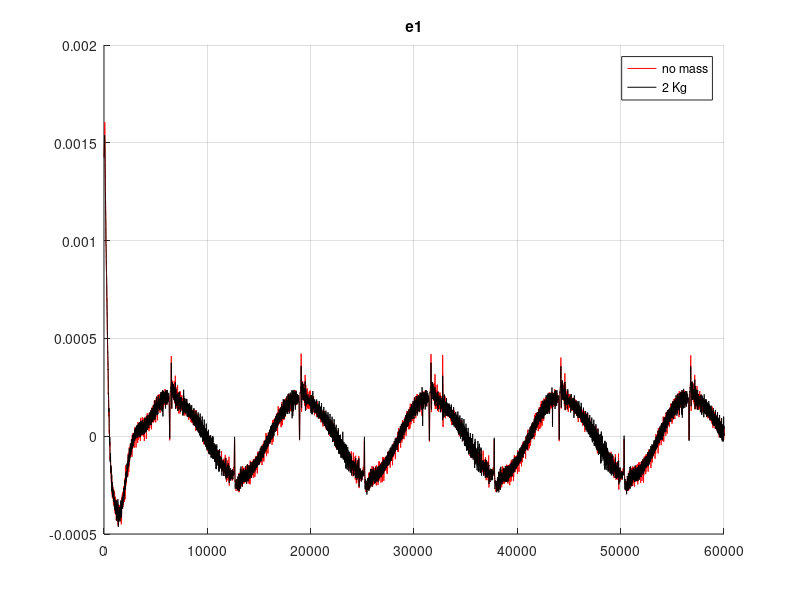
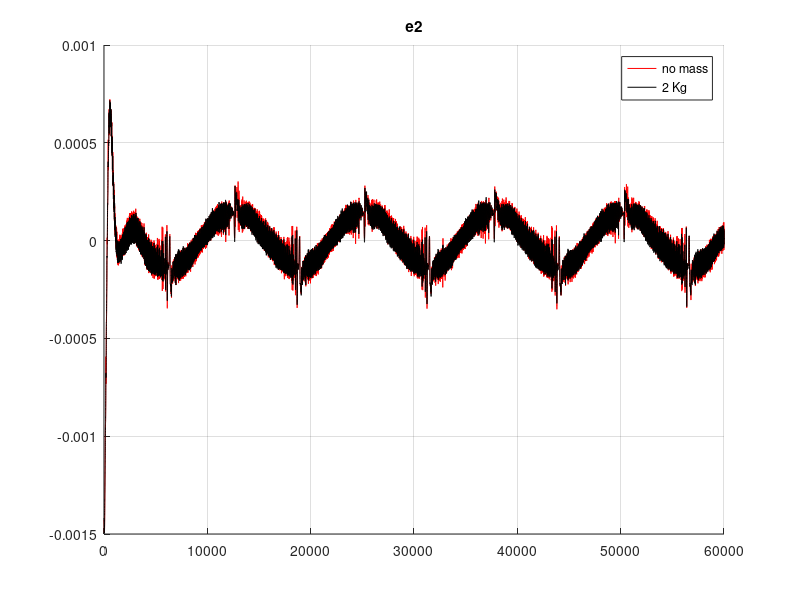

Write the MATLAB code that produced these figures, in order.
clc
clear
close all


error_no = load("./no_mass/error.txt");
error = load("./with_mass/error.txt");

figure()
hold on; grid on;
plot(error_no(:,1),'r')
plot(error(:,1),'k')
legend("no mass","2 Kg")
title('e1')

figure()
hold on; grid on;
plot(error_no(:,2),'r')
plot(error(:,2),'k')
legend("no mass","2 Kg")
title('e2')



